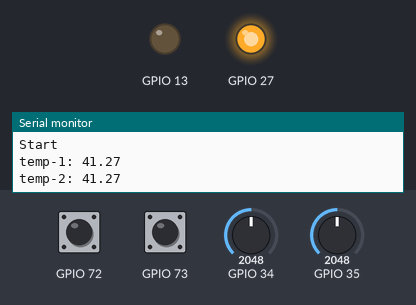
A sketch run on a simulated ESP32. Shown: output pins drawn as LEDs (lit = HIGH), the last lines printed to the serial monitor. Inputs (shaded band) come from the test bench; at power-on: GPIO 73 HIGH, GPIO 34 = 2048, GPIO 35 = 2048, GPIO 72 HIGH.

Above: at 6.2 s.
6.3 s: GPIO 73 pulled LOW for 1 s
At 7.3 s:
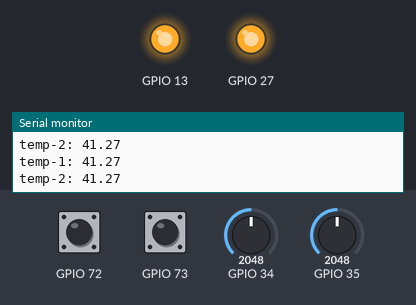
8.8 s: GPIO 34 set to 2798
10.3 s: GPIO 34 set to 2914
At 11.7 s:
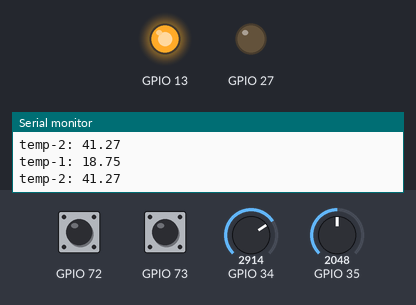
12.5 s: GPIO 35 set to 3891
14.0 s: GPIO 35 set to 3998
Timing chart, 0 to 17.0 s (numbered marks = the images above; inputs shaded):
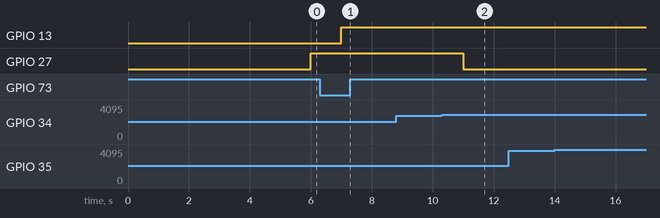

The sketch:

sketch_dec5a.ino
```cpp
#include <Wire.h>
#include "PCF8575.h"
#include <DS18B20.h>
#include <SoftwareSerial.h>
EspSoftwareSerial::UART mdbPort;

int set_value_temp = 20;
bool flag_temp = true;
bool flag_temp2 = true;
int R2 = 4700;
float Du;  //напряжение
float RT;  //сопротивление
float logR2, T;
//c1, c2, c3 - коэффициенты Штейнхарта-Харта для термистора
float c1 = 0.001129148, c2 = 0.000234125, c3 = 0.0000000876741;
bool flag = true;
bool flag2 = false;
bool money = false;
unsigned long timing;
PCF8575 PCF(0x20);


void setup() {
  delay(5000);
  Serial.begin(19200);
  Serial.println("Start");
  pinMode(27, OUTPUT);
  pinMode(13, OUTPUT);
}

void loop() {
  delay(1000);
  if (Serial.available()) {
    if (Serial.parseInt() == 1){
      set_value_temp += 1;
    }
    if (Serial.parseInt() == 0){
      set_value_temp -= 1;
    }
     Serial.println(set_value_temp);
  }
  temp_logic();
  Serial.print("temp-1: ");
  Serial.println(temp_analog(34));
  Serial.print("temp-2: ");
  Serial.println(temp_analog(35));

  if (PCF.read(9) == 0) {
    flag = false;
    flag2 = true;
  }
  if (!flag) {
    motor();
  }
}


void motor() {

  if (!flag) {
    digitalWrite(13, HIGH);
  }
  if (millis() - timing > 300) {
    timing = millis();
    PCF8575 PCF(0x20);

    if (PCF.read(8) == 1) {
      if (!flag && !flag2) {
        digitalWrite(13, LOW);
        flag = true;
      }
      flag2 = true;
    } else {
      flag2 = false;
    }
  }
}


void test_pcf() {
  PCF8575 PCF(0x20);
  if (PCF.begin(33, 32)) {
    Serial.print("Input num value:\n");

    Serial.println("OUT");
    for (int i = 0; i < 8; i++) {
      Serial.print(i);
      Serial.print(" ");
      Serial.println(PCF.read(i));
    }
    Serial.println("in");
    for (int i = 0; i < 8; i++) {
      Serial.print(i);
      Serial.print(" ");
      Serial.println(PCF.read(i + 8));
    }
  }
}

void temp_logic() {
  if (temp_analog(35) > 5 && flag_temp) {
    if (temp_analog(34) > set_value_temp && flag_temp2) {
      digitalWrite(27, HIGH);
    } else {
      digitalWrite(27, LOW);
      if (temp_analog(34) < set_value_temp + 2) {
        flag_temp2 = false;
      } else {
        flag_temp2 = true;
      }
    }
  } else {
    digitalWrite(27, LOW);
    if (temp_analog(35) < 10) {
      flag_temp = false;
    } else {
      flag_temp = true;
    }
  }
}

float temp_analog(int pin) {
  Du = analogRead(pin);
  RT = R2 / (3950 / Du - 1);  //преобразуем Du в сопротивление
  logR2 = log(RT);
  T = (1.0 / (c1 + c2 * logR2 + c3 * logR2 * logR2 * logR2));  //температура в Кельвине
  T = T - 273.15;
  return(T);                                          //преобразование Кельвина в Цельсия
}
```

Measured:
- the behaviour switches between 2870 and 2871 on GPIO 34 (found by bisection; images 1 and 2)
- after the input at 6.3 s, GPIO 13: LOW → HIGH after 0.70 s
- after the input at 10.3 s, GPIO 27: HIGH → LOW after 0.71 s
